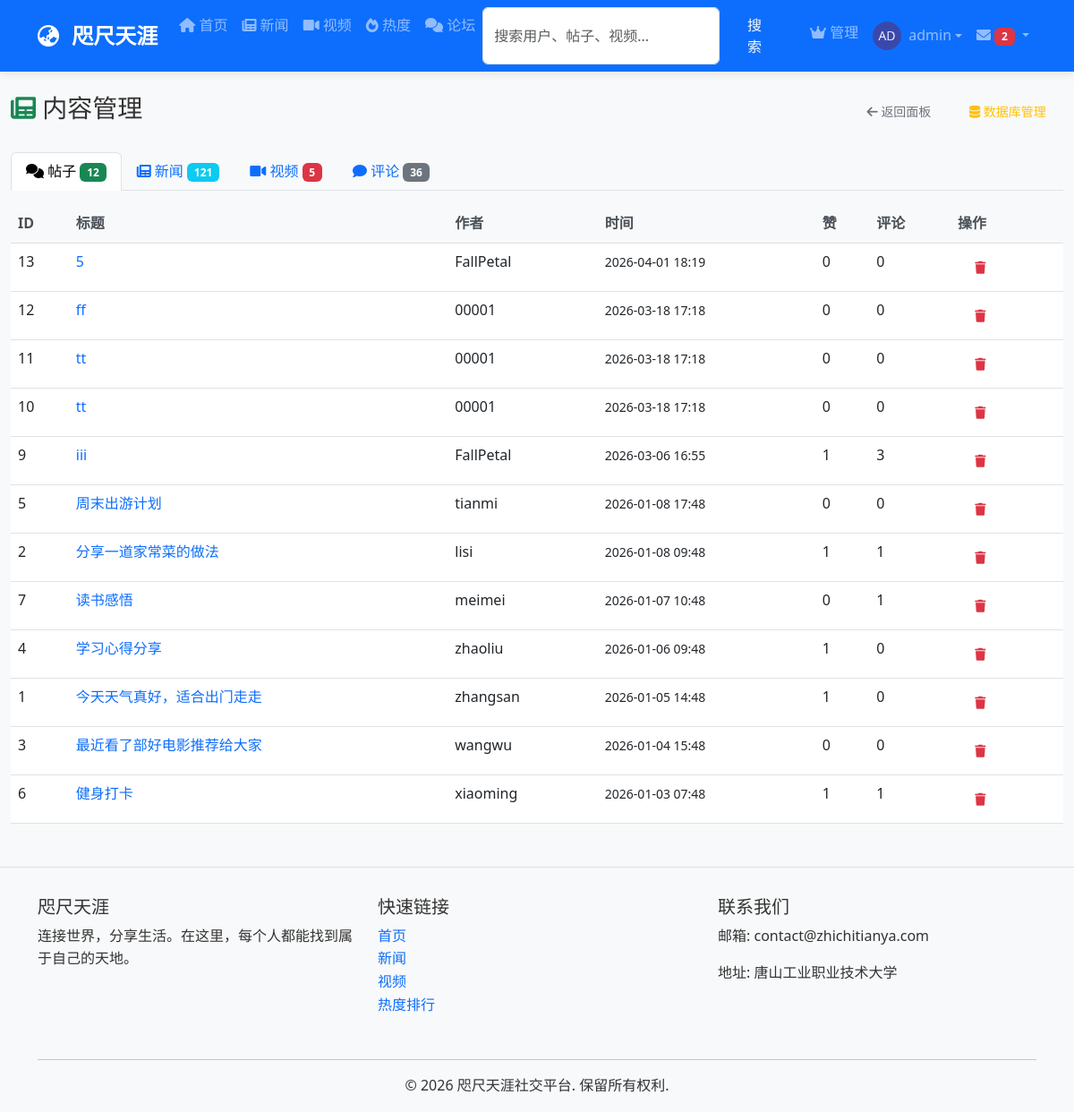
Page /admin/content (signed in) on the committed database.
### python_web_project/models/__init__.py (models this page shows, shortened)
class User(UserMixin, db.Model):
    __tablename__ = 'users'
    id = db.Column(db.Integer, primary_key=True)
    username = db.Column(db.String(80), unique=True, nullable=False)
    email = db.Column(db.String(120), unique=True, nullable=False)
    password_hash = db.Column(db.String(120), nullable=False)
    avatar = db.Column(db.String(200), default='default_avatar.png')
    bio = db.Column(db.Text, default='')
    location = db.Column(db.String(100))
    website = db.Column(db.String(200))
    is_active = db.Column(db.Boolean, default=True)  # 用户是否被封禁
    is_banned = db.Column(db.Boolean, default=False)  # 是否被完全封禁
    can_post = db.Column(db.Boolean, default=True)    # 是否可以发帖
    can_video = db.Column(db.Boolean, default=True)   # 是否可以发视频
    can_comment = db.Column(db.Boolean, default=True)  # 是否可以评论
    is_admin = db.Column(db.Boolean, default=False)   # 是否为管理员
    join_date = db.Column(FlexibleDateTime, default=datetime.now)
    last_seen = db.Column(FlexibleDateTime, default=datetime.now)
    posts = db.relationship('Post', backref='author',
                            lazy=True, foreign_keys='Post.author_id')
    videos = db.relationship('Video', backref='uploader',
                             lazy=True, foreign_keys='Video.uploader_id')
    comments = db.relationship(
        'Comment', lazy=True, foreign_keys='Comment.author_id')
    sent_messages = db.relationship(
        'Message', backref='sender', lazy=True, foreign_keys='Message.sender_id')
    received_messages = db.relationship(
        'Message', backref='recipient', lazy=True, foreign_keys='Message.recipient_id')
    followers = db.relationship(
        'User', secondary='follows',
        primaryjoin='(Follows.followed_id == User.id)',  # 被关注的人
        secondaryjoin='(Follows.follower_id == User.id)',  # 关注者
        backref=db.backref('followed', lazy='dynamic'),
        lazy='dynamic'
    )
    post_likes = db.relationship('PostLike', backref='user', lazy=True)
    video_likes = db.relationship('VideoLike', backref='user', lazy=True)
    def unread_messages_count(self):
        return Message.query.filter_by(
            recipient_id=self.id,
            is_read=False
        ).count()

class Post(db.Model):
    __tablename__ = 'posts'
    id = db.Column(db.Integer, primary_key=True)
    title = db.Column(db.String(200), nullable=False)
    content = db.Column(db.Text, nullable=False)
    image_url = db.Column(db.String(200))  # 帖子配图
    video_url = db.Column(db.String(200))  # 帖子视频
    timestamp = db.Column(FlexibleDateTime, index=True,
                          default=datetime.now)
    updated_at = db.Column(FlexibleDateTime, default=datetime.now)  # 最后更新时间
    author_id = db.Column(db.Integer, db.ForeignKey('users.id'))
    likes_count = db.Column(db.Integer, default=0)
    comments_count = db.Column(db.Integer, default=0)
    post_comments = db.relationship(
        'Comment', lazy=True, foreign_keys='Comment.post_id')
    likes = db.relationship('PostLike', backref='post', lazy=True)

### python_web_project/app.py (the view)
@app.route('/admin/content')
@login_required
def admin_content():
    if not current_user.is_admin:
        flash('您没有权限访问此页面', 'danger')
        return redirect(url_for('index'))
    posts = Post.query.order_by(Post.timestamp.desc()).all()
    all_videos = Video.query.order_by(Video.timestamp.desc()).all()
    all_news = News.query.order_by(News.timestamp.desc()).all()
    all_comments = Comment.query.order_by(Comment.timestamp.desc()).all()
    return render_template('admin_dashboard/content.html',
                           posts=posts, videos=all_videos,
                           news_list=all_news, comments=all_comments)

### python_web_project/app.py (called while the page is built)
@login_manager.user_loader
def load_user(user_id):
    return User.query.get(int(user_id))

@app.before_request
def check_user_permissions():
    if current_user.is_authenticated:
        if current_user.is_banned:
            from flask_login import logout_user
            logout_user()
            flash('您的账户已被封禁，请联系管理员解封。', 'danger')
            return redirect(url_for('login'))
        request_path = request.path
        if not current_user.can_post and request_path in ['/create_post', '/edit_post']:
            flash('您的发帖功能已被封禁，请联系管理员解封。', 'danger')
            return redirect(url_for('index'))
        if not current_user.can_video and request_path in ['/upload_video', '/edit_video']:
            flash('您的视频上传功能已被封禁，请联系管理员解封。', 'danger')
            return redirect(url_for('index'))
        if not current_user.can_comment and 'add_comment' in request_path:
            flash('您的评论功能已被封禁，请联系管理员解封。', 'danger')
            return redirect(request.referrer or url_for('index'))

@app.template_global()
def get_avatar_url(avatar_filename):
    if not avatar_filename:
        return "/static/uploads/avatars/default_avatar.png"
    avatar_filename = avatar_filename.replace('/static/uploads/avatars/', '').replace(
        'static/uploads/avatars/', '').replace('uploads/avatars/', '')
    return f"/static/uploads/avatars/{avatar_filename}"

@app.context_processor
def inject_news_utils():
    def get_last_news_update():
        """获取最新新闻的更新时间"""
        latest_news = News.query.order_by(News.timestamp.desc()).first()
        if latest_news:
            return latest_news.timestamp.strftime('%Y-%m-%d %H:%M')
        return None
    return dict(get_last_news_update=get_last_news_update)

### python_web_project/models/__init__.py (called while the page is built, shortened)
    def process_result_value(self, value, dialect):
        if value is None or value == '':
            return datetime.now()  # 使用本地时间
        return value

### python_web_project/templates/admin_dashboard/content.html (shortened to what this page needs)
{% extends "base.html" %} {% block title %}内容管理 - 管理员面板{% endblock %}
{% block content %}
<div class="container-fluid mt-4">
  <div class="d-flex justify-content-between align-items-center mb-4">
    <h3><i class="fas fa-newspaper text-success"></i> 内容管理</h3>
    <div>
      <a href="{{ url_for('admin') }}" class="btn btn-outline-secondary btn-sm"
        ><i class="fas fa-arrow-left"></i> 返回面板</a
      >
      <a href="/dbadmin/" class="btn btn-outline-warning btn-sm" target="_blank"
        ><i class="fas fa-database"></i> 数据库管理</a
      >
    </div>
  </div>
  <ul class="nav nav-tabs mb-3" role="tablist">
    <li class="nav-item">
      <a class="nav-link active" data-bs-toggle="tab" href="#postsTab"
        ><i class="fas fa-comments"></i> 帖子
        <span class="badge bg-success">{{ posts|length }}</span></a
      >
    </li>
    <li class="nav-item">
      <a class="nav-link" data-bs-toggle="tab" href="#newsTab"
        ><i class="fas fa-newspaper"></i> 新闻
        <span class="badge bg-info">{{ news_list|length }}</span></a
      >
    </li>
    <li class="nav-item">
      <a class="nav-link" data-bs-toggle="tab" href="#videosTab"
        ><i class="fas fa-video"></i> 视频
        <span class="badge bg-danger">{{ videos|length }}</span></a
      >
    </li>
    <li class="nav-item">
      <a class="nav-link" data-bs-toggle="tab" href="#commentsTab"
        ><i class="fas fa-comment"></i> 评论
        <span class="badge bg-secondary">{{ comments|length }}</span></a
      >
    </li>
  </ul>
  <div class="tab-content">
    <div class="tab-pane fade show active" id="postsTab">
      <div class="card">
        <div class="card-body p-0">
          <div class="table-responsive">
            <table class="table table-hover mb-0">
              <thead class="table-light">
                <tr>
                  <th>ID</th>
                  <th>标题</th>
                  <th>作者</th>
                  <th>时间</th>
                  <th>赞</th>
                  <th>评论</th>
                  <th>操作</th>
                </tr>
              </thead>
              <tbody>
                {% for post in posts %}
                <tr>
                  <td>{{ post.id }}</td>
                  <td>
                    <a
                      href="{{ url_for('post_detail', post_id=post.id) }}"
                      class="text-decoration-none"
                      >{{ post.title[:40] }}</a
                    >
                  </td>
                  <td>{{ post.author.username if post.author else '未知' }}</td>
                  <td>
                    <small
                      >{{ post.timestamp.strftime('%Y-%m-%d %H:%M') if
                      post.timestamp else '' }}</small
                    >
                  </td>
                  <td>{{ post.likes_count }}</td>
                  <td>{{ post.comments_count }}</td>
                  <td>
                    <form
                      action="{{ url_for('admin_delete_post', post_id=post.id) }}"
                      method="POST"
                      style="display: inline"
                      onsubmit="return confirm('确定删除此帖子？')"
                    >
                      <button
                        type="submit"
                        class="btn btn-sm btn-outline-danger"
                      >
                        <i class="fas fa-trash"></i>
                      </button>
                    </form>
                  </td>
                </tr>
                {% endfor %}
              </tbody>
            </table>
          </div>
        </div>
      </div>
    </div>
  </div>
</div>
{% endblock %}

### python_web_project/templates/base.html (shortened to what this page needs)
<!DOCTYPE html>
<html lang="zh-CN">
  <head>
    <link
      href="{{ url_for('static', filename='css/bootstrap.min.css') }}"
      rel="stylesheet"
    />
    <link
      rel="stylesheet"
      href="{{ url_for('static', filename='css/style.css') }}"
    />
    <link
      rel="stylesheet"
      href="https://cdnjs.cloudflare.com/ajax/libs/font-awesome/6.0.0/css/all.min.css"
    />
  </head>
  <body>
    <nav class="navbar navbar-expand-lg navbar-dark bg-primary sticky-top">
      <div class="container">
        <a class="navbar-brand" href="{{ url_for('index') }}">
          <i class="fas fa-globe-asia me-2"></i> 咫尺天涯
        </a>
        <div class="collapse navbar-collapse" id="navbarNav">
          <ul class="navbar-nav me-auto">
            <li class="nav-item">
              <a class="nav-link" href="{{ url_for('index') }}"
                ><i class="fas fa-home"></i> 首页</a
              >
            </li>
            <li class="nav-item">
              <a class="nav-link" href="{{ url_for('news') }}"
                ><i class="fas fa-newspaper"></i> 新闻</a
              >
            </li>
            <li class="nav-item">
              <a class="nav-link" href="{{ url_for('videos') }}"
                ><i class="fas fa-video"></i> 视频</a
              >
            </li>
            <li class="nav-item">
              <a class="nav-link" href="{{ url_for('trending') }}"
                ><i class="fas fa-fire"></i> 热度</a
              >
            </li>
            <li class="nav-item">
              <a class="nav-link" href="{{ url_for('forum') }}"
                ><i class="fas fa-comments"></i> 论坛</a
              >
            </li>
            <li class="nav-item">
              <form
                class="d-flex"
                action="{{ url_for('search') }}"
                method="get"
              >
                <input
                  class="form-control me-2"
                  type="search"
                  name="q"
                  placeholder="搜索用户、帖子、视频..."
                  aria-label="Search"
                />
                <button class="btn btn-outline-light" type="submit">
                  搜索
                </button>
              </form>
            </li>
          </ul>
          <ul class="navbar-nav ms-auto">
            {% if current_user.is_authenticated %} {% if current_user.is_admin
            %}
            <li class="nav-item">
              <a class="nav-link" href="{{ url_for('admin') }}"
                ><i class="fas fa-crown"></i> 管理</a
              >
            </li>
            {% endif %}
            <li class="nav-item dropdown">
              <a
                class="nav-link dropdown-toggle d-flex align-items-center"
                href="#"
                id="navbarDropdown"
                role="button"
                data-bs-toggle="dropdown"
              >
                <img
                  src="{{ get_avatar_url(current_user.avatar) }}"
                  class="user-avatar-sm me-2"
                  alt="头像"
                />
                {{ current_user.username }}
              </a>
            </li>
            {% endif %}
          </ul>
          {% if current_user.is_authenticated %}
          <ul class="navbar-nav">
            <li class="nav-item dropdown">
              <a
                class="nav-link dropdown-toggle"
                href="#"
                id="messagesDropdown"
                role="button"
                data-bs-toggle="dropdown"
                aria-expanded="false"
              >
                <i class="fas fa-envelope"></i>
                {% if current_user.unread_messages_count() > 0 %}
                <span class="badge bg-danger"
                  >{{ current_user.unread_messages_count() }}</span
                >
                {% endif %}
              </a>
                {% set unread_messages = [] %} {% for msg in
                current_user.received_messages %} {% if not msg.is_read %} {% if
                unread_messages|length < 5 %} {% set _ =
                unread_messages.append(msg) %} {% endif %} {% endif %} {% endfor
                %}
            </li>
          </ul>
          {% endif %}
        </div>
      </div>
    </nav>
    <main>{% block content %}{% endblock %}</main>
    <footer class="footer mt-5 py-4 bg-light">
      <div class="container">
        <div class="row">
          <div class="col-md-4 mb-3">
            <h5>咫尺天涯</h5>
            <p>连接世界，分享生活。在这里，每个人都能找到属于自己的天地。</p>
          </div>
          <div class="col-md-4 mb-3">
            <h5>快速链接</h5>
            <ul class="list-unstyled">
              <li>
                <a href="{{ url_for('index') }}" class="text-decoration-none"
                  >首页</a
                >
              </li>
              <li>
                <a href="{{ url_for('news') }}" class="text-decoration-none"
                  >新闻</a
                >
              </li>
              <li>
                <a href="{{ url_for('videos') }}" class="text-decoration-none"
                  >视频</a
                >
              </li>
              <li>
                <a href="{{ url_for('trending') }}" class="text-decoration-none"
                  >热度排行</a
                >
              </li>
            </ul>
          </div>
          <div class="col-md-4 mb-3">
            <h5>联系我们</h5>
            <p>邮箱: contact@zhichitianya.com</p>
            <p>地址: 唐山工业职业技术大学</p>
          </div>
        </div>
        <hr />
        <div class="text-center">
          <p class="mb-0">&copy; 2026 咫尺天涯社交平台. 保留所有权利.</p>
        </div>
      </div>
    </footer>
  </body>
</html>

### python_web_project/static/css/style.css (style rules this page uses)
:root { --primary-color: #0d6efd; --secondary-color: #6c757d; --success-color: #198754; --info-color: #0dcaf0; --warning-color: #ffc107; --danger-color: #dc3545; --light-color: #f8f9fa; --dark-color: #212529; }
body { font-family: 'Segoe UI', Tahoma, Geneva, Verdana, sans-serif; background-color: #f8f9fa; color: #333; line-height: 1.6; padding-top: 0; margin: 0; }
.navbar { box-shadow: 0 2px 10px rgba(0,0,0,.1); z-index: 1000; }
.navbar-brand { font-weight: 700; font-size: 1.5rem; }
.card { border: none; border-radius: 12px; transition: transform 0.3s ease, box-shadow 0.3s ease; background-color: #ffffff; }
.card-body { padding: 1.5rem; }
.btn { border-radius: 8px; padding: 0.5rem 1.2rem; font-weight: 500; transition: all 0.3s ease; border: none; }
.table { margin-bottom: 0; }
.table th { font-weight: 600; color: #495057; border-top: none; }
.footer { background-color: #f8f9fa !important; border-top: 1px solid #dee2e6; margin-top: 3rem; padding-top: 2rem !important; padding-bottom: 1rem !important; }
.user-avatar-sm { width: 32px; height: 32px; border-radius: 50%; object-fit: cover; }

### python_web_project/templates/base.html (style rules this page uses)
.user-avatar-sm { width: 32px; height: 32px; border-radius: 50%; object-fit: cover; }

### rows in the picture
User: avatar (picture), username "admin"
Post: id "13", title "5", author "FallPetal", timestamp "2026-04-01 18:19", likes_count "0", comments_count "0"
Post: id "12", title "ff", author "00001", timestamp "2026-03-18 17:18", likes_count "0", comments_count "0"
Post: id "11", title "tt", author "00001", timestamp "2026-03-18 17:18", likes_count "0", comments_count "0"
Post: id "10", title "tt", author "00001", timestamp "2026-03-18 17:18", likes_count "0", comments_count "0"
Post: id "9", title "iii", author "FallPetal", timestamp "2026-03-06 16:55", likes_count "1", comments_count "3"
Post: id "5", title "周末出游计划", author "tianmi", timestamp "2026-01-08 17:48", likes_count "0", comments_count "0"
Post: id "2", title "分享一道家常菜的做法", author "lisi", timestamp "2026-01-08 09:48", likes_count "1", comments_count "1"
Post: id "7", title "读书感悟", author "meimei", timestamp "2026-01-07 10:48", likes_count "0", comments_count "1"
Post: id "4", title "学习心得分享", author "zhaoliu", timestamp "2026-01-06 09:48", likes_count "1", comments_count "0"
Post: id "1", title "今天天气真好，适合出门走走", author "zhangsan", timestamp "2026-01-05 14:48", likes_count "1", comments_count "0"
Post: id "3", title "最近看了部好电影推荐给大家", author "wangwu", timestamp "2026-01-04 15:48", likes_count "0", comments_count "0"
Post: id "6", title "健身打卡", author "xiaoming", timestamp "2026-01-03 07:48", likes_count "1", comments_count "1"

### other values in the picture
{{ current_user.unread_messages_count() }} "2"
{{ posts|length }} "12"
{{ news_list|length }} "121"
{{ videos|length }} "5"
{{ comments|length }} "36"
